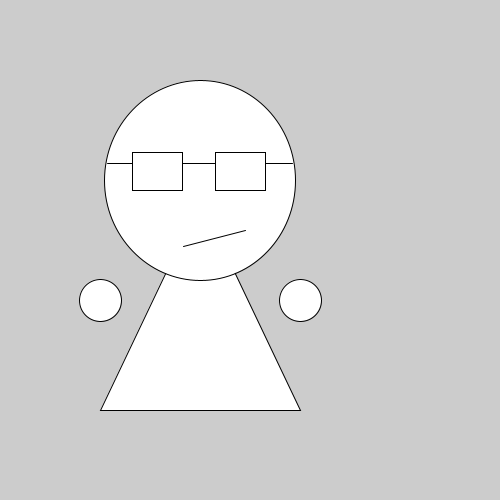
Frame 1 (no input)
Frame 60 (the mouse pressed at the canvas centre just before this capture): identical to frame 1, image omitted
Frame 120 (the mouse held since frame 60 and released just before this capture): identical to frame 1, image omitted

The Processing sketch that drew this single still picture (run headless with seeded random() and noise(); from frame 60 on, the mouse is pressed at the canvas centre):

// Processing sketch: processing_127262
// ── processing_127262.pde

int counter;

void setup() {  //setup function called initially, only once
  size(500,500);


 // body
triangle(100, 410, 200, 200, 300, 410);
 
// face
ellipse(200, 180, 191, 200);
 
// hands
ellipse(100, 300, 42, 42);
ellipse(300, 300, 42, 42);
 
// mouth
line(183, 246, 245, 230);
 
// glasses frames
line(107, 163, 292, 163);
 
// glasses lenses
rect(132, 152, 50, 38);
rect(215, 152, 50, 38);
}
 
void draw() {  //draw function loops
  
  
 
}
